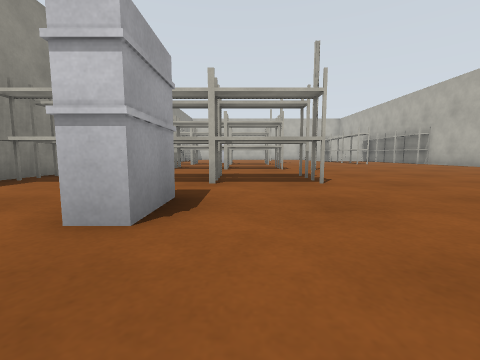
view 1 (above)

16 first-person views from a walk through a robot-simulator world made for Gazebo. The camera is 0.47 m above the floor, tilts 6° down and sees 90° across. The floor is counted in squares, 1 m on a side. Each view is taken from the middle of a square. On the plan, view 1 faces up. The plan holds only what a view shows up to about 9 squares ahead; the rest is blank.

view 2
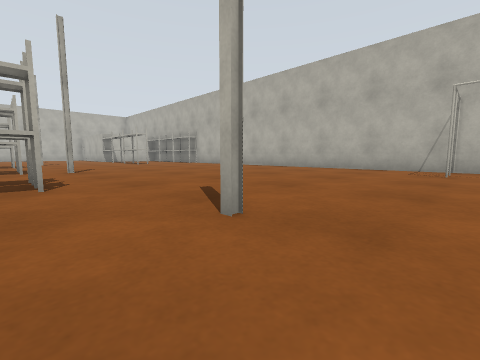

view 3
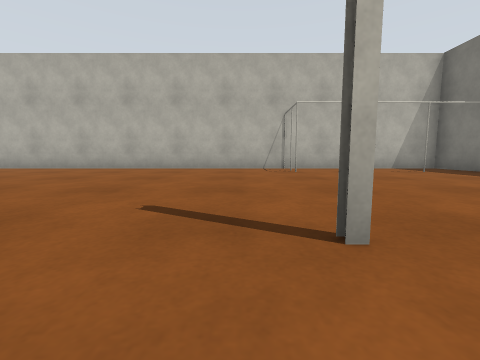

view 4
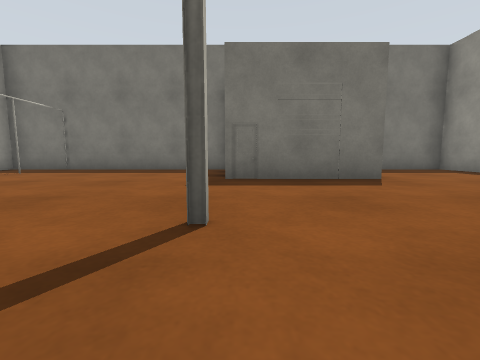

view 5
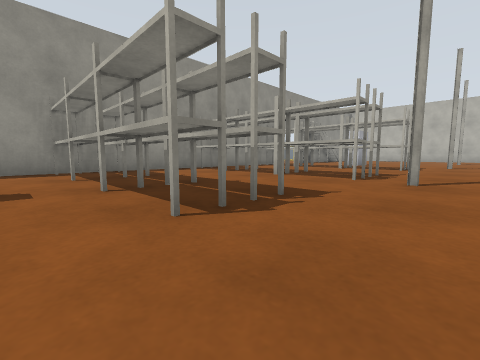

view 6
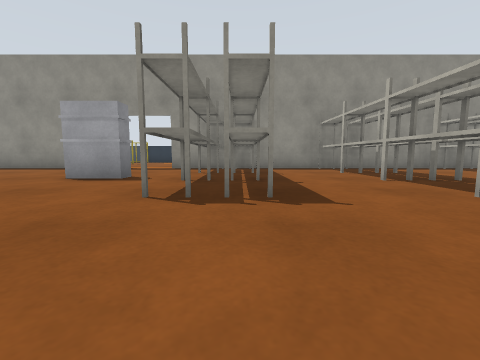

view 7
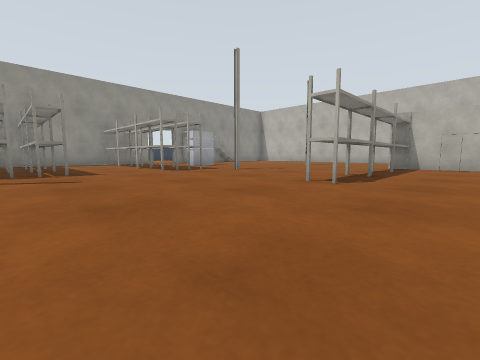

view 8
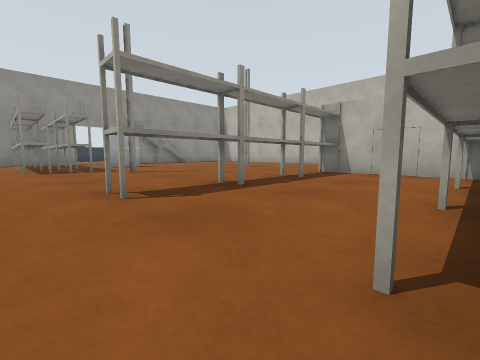

view 9
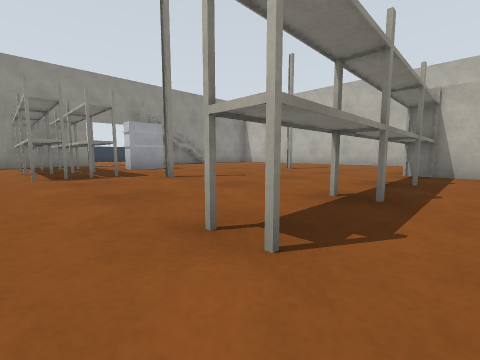

view 10
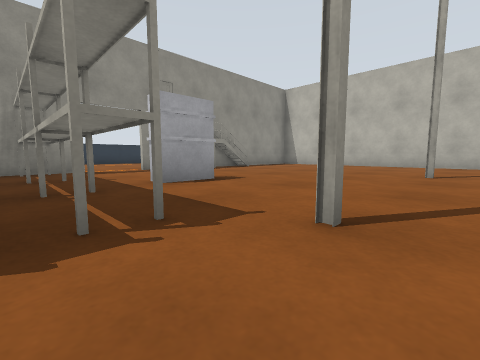

view 11
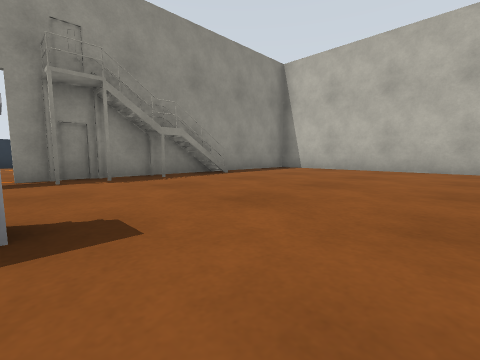

view 12
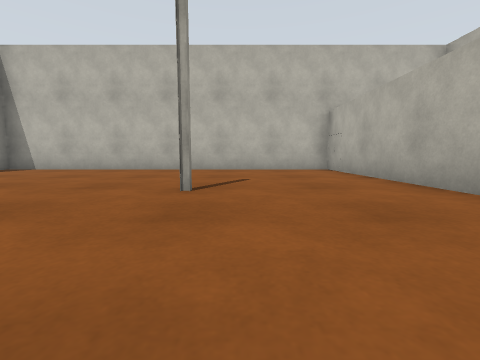

view 13
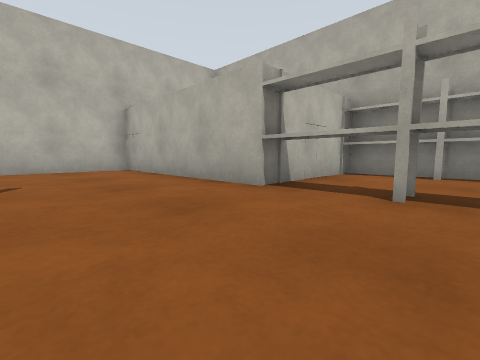

view 14
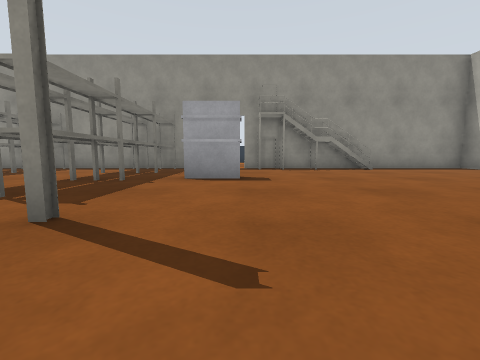

view 15
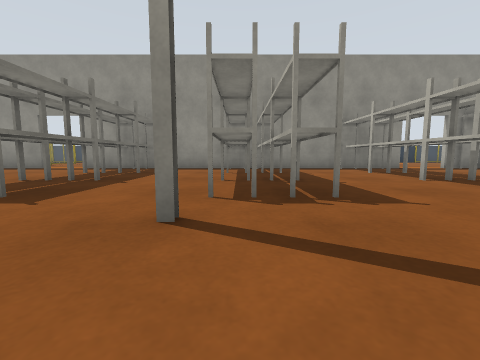

view 16
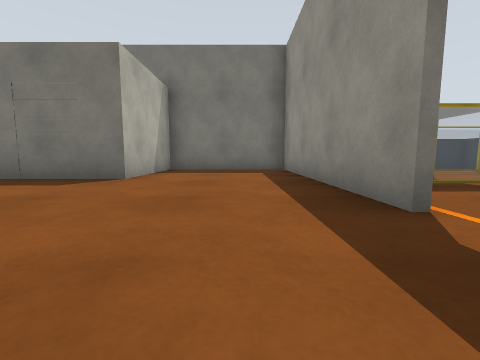

### Floor plan
Key: @ floor where view 1 was taken; # wall or solid block; x gap in a wall; . floor; R rack; T thing the floor can be seen under or through; F fence; O other object.
Columns run from 11 left of view 1 to 10 right of it. Each row starts with its distance up from view 1.
 23       ############
 22       ##.........#
 21       O#.........#
 20       O#.........#
 19       O#.........#
 18        #.....#...T###
 17        #.........T..#
 16        #.........T..#
 15 #.........R......T..#
 14      .....R..#...T..#
 13        ######....T..#
 12        ######....T..#
 11        #.............
 10        #.............#
  9        ######........#
  8        ######........#
  7        #.....#.......#
  6        #.............#
  5        #TTTTT........#
  4        #TTTTT........#
  3        #.............#
  2        ...R..........#
  1       .#.....#..... x#
  0      ..#...@.......x.#
 -1     FFF#.............#
 -2    .. F#..####...... #
 -3   FF  F#..#   .....#.#
 -4       ##..#   .......#
 -5 ##    #####   ########

Where each view was taken, in squares from view 1:
view 1: 0 up, 0 right, facing up
view 2: 0 up, 1 right, facing up-right
view 3: 2 up, 1 right, facing right
view 4: 3 up, 2 right, facing down
view 5: 3 up, 3 right, facing up-left
view 6: 5 up, 4 right, facing left
view 7: 8 up, 8 right, facing up-left
view 8: 11 up, 9 right, facing up-left
view 9: 11 up, 7 right, facing up-left
view 10: 12 up, 3 right, facing up-left
view 11: 15 up, 1 right, facing up-left
view 12: 15 up, 3 right, facing up
view 13: 15 up, 3 right, facing up-right
view 14: 15 up, 4 right, facing left
view 15: 8 up, 4 right, facing left
view 16: 3 up, 3 left, facing down
